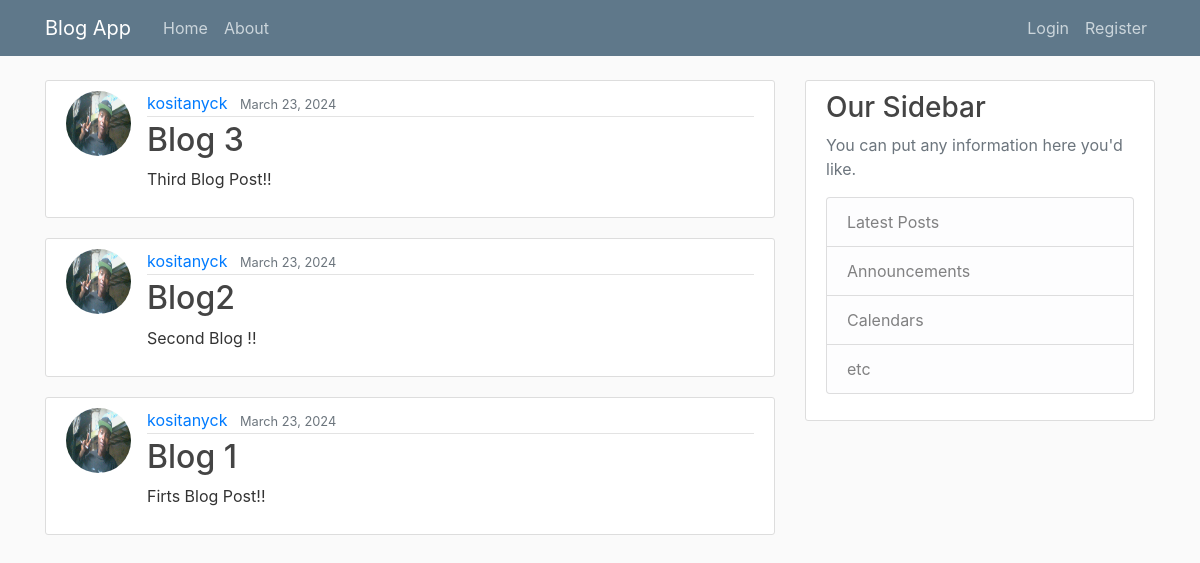
Before: / with the older database file.
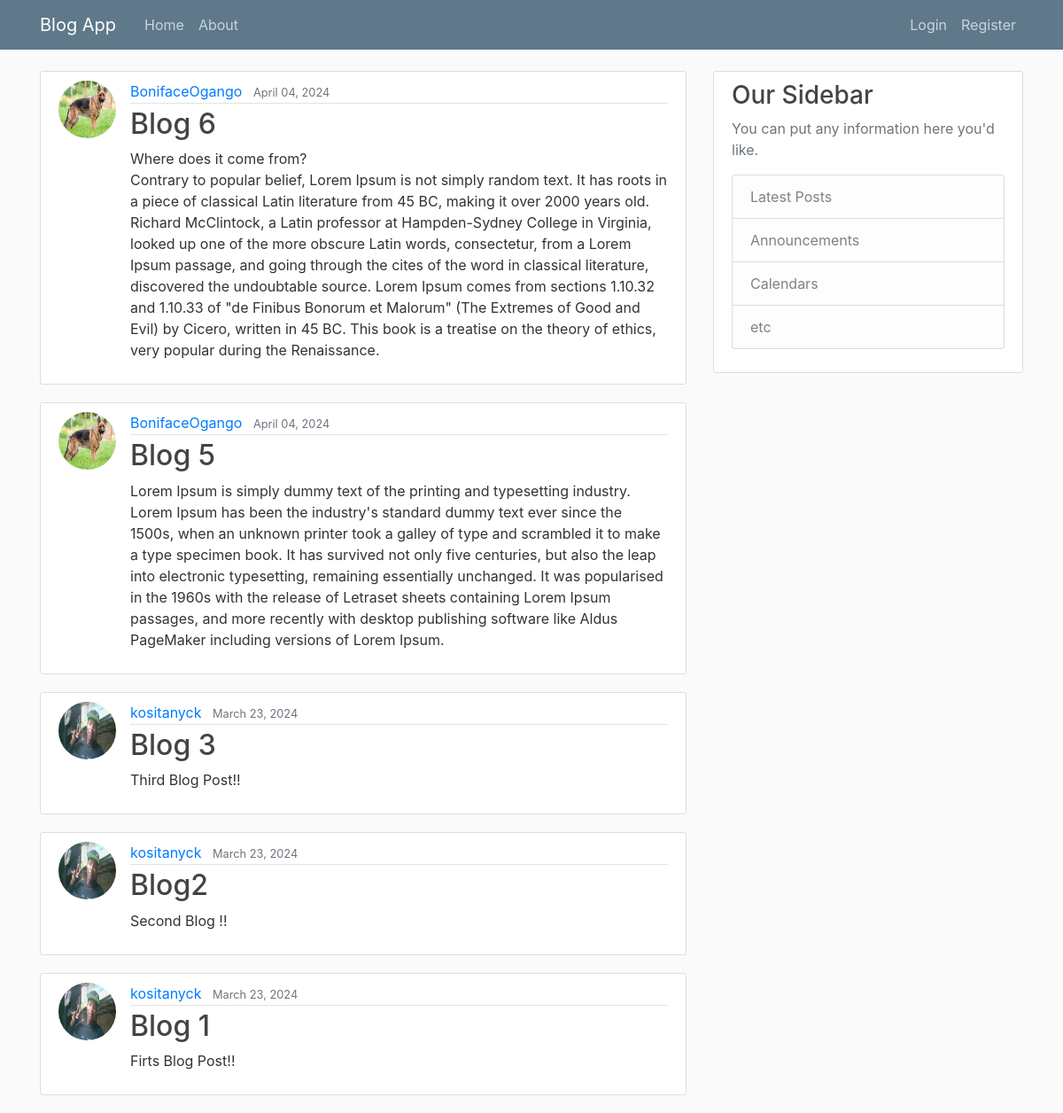
After: the same page with the newer database file.
### Blog/models.py (models this page shows, shortened)
class Post(models.Model):
    title = models.CharField(max_length=100)
    content = models.TextField()
    date_posted = models.DateTimeField(default=timezone.now)
    author = models.ForeignKey(User, on_delete=models.CASCADE)

### users/models.py (models this page shows, shortened)
class profile(models.Model):
    user = models.OneToOneField(User, on_delete=models.CASCADE)
    image = models.ImageField(default='default.jpg', upload_to= 'profile_pics')

### Blog/views.py (the view)
# urls.py: path('', PostListView.as_view(), name='Blog-home'),
class PostListView(ListView):
    model = Post
    template_name = 'Blog/home.html' #<app>/<model>_<view_type>.html
    context_object_name = 'posts'
    ordering = ['-date_posted'] #change the order to display the latest blogs

### Blog/templates/Blog/home.html
{% extends "Blog/base.html"%}
{% block content%}
  {% for post in posts %}
  <article class="media content-section">
    <img class="rounded-circle article-img" src="{{post.author.profile.image.url}}" alt="profile-img">
    <div class="media-body">
      <div class="article-metadata">
        <a class="mr-2" href="#">{{ post.author }}</a>
        <small class="text-muted">{{ post.date_posted | date:"F d, Y" }}</small>
      </div>
      <h2><a class="article-title" href="{% url 'post-detail' post.id %}">{{ post.title }}</a></h2>
      <p class="article-content">{{ post.content }}</p>
    </div>
  </article>
  {%endfor%}
{% endblock content%}

### Blog/templates/Blog/base.html (shortened to what this page needs)
{% load static %}
<!DOCTYPE html>
<html lang="en">
<head>
    <link rel="stylesheet" href="https://cdn.jsdelivr.net/npm/bootstrap@4.3.1/dist/css/bootstrap.min.css">
    <link rel="stylesheet" href="{% static 'Blog/main.css'%}">
</head>
<body>
    <header class="site-header">
        <nav class="navbar navbar-expand-md navbar-dark bg-steel fixed-top">
          <div class="container">
            <a class="navbar-brand mr-4" href="{% url 'Blog-home' %}">Blog App</a>
            <div class="collapse navbar-collapse" id="navbarToggle">
              <div class="navbar-nav mr-auto">
                <a class="nav-item nav-link" href="{% url 'Blog-home' %}">Home</a>
                <a class="nav-item nav-link" href="{% url 'Blog-about' %}">About</a>
              </div>
              <div class="navbar-nav">
                {% if user.is_authenticated %}
                  <a class="nav-item nav-link" href="{% url 'profile' %}">Profile</a>
                  <form action="{% url 'logout' %}" method="post" class="nav-item nav-link">
                    {% csrf_token %}
                    <button type="submit" class="logout-button">Logout</button>
                </form>
                {% else %}
                  <a class="nav-item nav-link" href="{% url 'login' %}">Login</a>
                  <a class="nav-item nav-link"  href="{% url 'register' %}">Register</a>
                {% endif %}
              </div>
            </div>
          </div>
        </nav>
      </header>
      <main role="main" class="container">
        <div class="row">
          <div class="col-md-8">
            {% block content %}{% endblock %}
          </div>
          <div class="col-md-4">
            <div class="content-section">
              <h3>Our Sidebar</h3>
              <p class='text-muted'>You can put any information here you'd like.
                <ul class="list-group">
                  <li class="list-group-item list-group-item-light">Latest Posts</li>
                  <li class="list-group-item list-group-item-light">Announcements</li>
                  <li class="list-group-item list-group-item-light">Calendars</li>
                  <li class="list-group-item list-group-item-light">etc</li>
                </ul>
              </p>
            </div>
          </div>
        </div>
      </main>
</body>
</html>

### Blog/static/Blog/main.css (style rules this page uses)
body { background: #fafafa; color: #333333; margin-top: 5rem; }
h1, h2, h3, h4, h5, h6 { color: #444444; }
ul { margin: 0; }
.bg-steel { background-color: #5f788a; }
.site-header .navbar-nav .nav-link { color: #cbd5db; }
.content-section { background: #ffffff; padding: 10px 20px; border: 1px solid #dddddd; border-radius: 3px; margin-bottom: 20px; }
.article-title { color: #444444; }
.article-content { white-space: pre-line; }
.article-img { height: 65px; width: 65px; margin-right: 16px; }
.article-metadata { padding-bottom: 1px; margin-bottom: 4px; border-bottom: 1px solid #e3e3e3 }

Changed rows visible on the page:
added Post: author.profile.image (picture), author "BonifaceOgango", date_posted "April 04, 2024", title "Blog 6", content "Where does it come from? Contrary to popular belief, Lorem Ipsum is not simply random text. It has roots in a piece of classical Latin literature from 45 BC, making it over 2000 years old. Richard McClintock, a Latin professor at Hampden-Sydney College in Virginia, looked up one of the more obscure Latin words, consectetur, from a Lorem Ipsum passage, and going through the cites of the word in classical literature, discovered the undoubtable source. Lorem Ipsum comes from sections 1.10.32 and 1.10.33 of \"de Finibus Bonorum et Malorum\" (The Extremes of Good and Evil) by Cicero, written in 45 BC. This book is a treatise on the theory of ethics, very popular during the Renaissance."
added Post: author.profile.image (picture), author "BonifaceOgango", date_posted "April 04, 2024", title "Blog 5", content "Lorem Ipsum is simply dummy text of the printing and typesetting industry. Lorem Ipsum has been the industry's standard dummy text ever since the 1500s, when an unknown printer took a galley of type and scrambled it to make a type specimen book. It has survived not only five centuries, but also the leap into electronic typesetting, remaining essentially unchanged. It was popularised in the 1960s with the release of Letraset sheets containing Lorem Ipsum passages, and more recently with desktop publishing software like Aldus PageMaker including versions of Lorem Ipsum."
